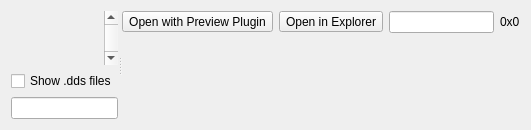
     <widget class="QWidget" name="tabImages">
      <attribute name="title">
       <string>Images</string>
      </attribute>
      <layout class="QVBoxLayout" name="verticalLayout_19">
       <item>
        <widget class="QSplitter" name="tabImagesSplitter">
         <property name="orientation">
          <enum>Qt::Horizontal</enum>
         </property>
         <property name="childrenCollapsible">
          <bool>false</bool>
         </property>
         <widget class="QWidget" name="widget_8" native="true">
          <layout class="QVBoxLayout" name="verticalLayout_2" stretch="1,0,0">
           <property name="spacing">
            <number>6</number>
           </property>
           <property name="leftMargin">
            <number>0</number>
           </property>
           <property name="topMargin">
            <number>0</number>
           </property>
           <property name="rightMargin">
            <number>0</number>
           </property>
           <property name="bottomMargin">
            <number>0</number>
           </property>
           <item>
            <widget class="QWidget" name="imagesScroller" native="true">
             <layout class="QHBoxLayout" name="horizontalLayout_4">
              <property name="spacing">
               <number>0</number>
              </property>
              <property name="leftMargin">
               <number>0</number>
              </property>
              <property name="topMargin">
               <number>0</number>
              </property>
              <property name="rightMargin">
               <number>0</number>
              </property>
              <property name="bottomMargin">
               <number>0</number>
              </property>
              <item>
               <widget class="QWidget" name="imagesThumbnails" native="true">
                <property name="focusPolicy">
                 <enum>Qt::StrongFocus</enum>
                </property>
               </widget>
              </item>
              <item>
               <widget class="QScrollBar" name="imagesScrollerVBar">
                <property name="orientation">
                 <enum>Qt::Vertical</enum>
                </property>
               </widget>
              </item>
             </layout>
            </widget>
           </item>
           <item>
            <widget class="QCheckBox" name="imagesShowDDS">
             <property name="text">
              <string>Show .dds files</string>
             </property>
            </widget>
           </item>
           <item>
            <widget class="QLineEdit" name="imagesFilter"/>
           </item>
          </layout>
         </widget>
         <widget class="QWidget" name="imagesContainer" native="true">
          <layout class="QVBoxLayout" name="verticalLayout_18" stretch="0,1">
           <property name="spacing">
            <number>3</number>
           </property>
           <property name="leftMargin">
            <number>0</number>
           </property>
           <property name="topMargin">
            <number>0</number>
           </property>
           <property name="rightMargin">
            <number>0</number>
           </property>
           <property name="bottomMargin">
            <number>0</number>
           </property>
           <item>
            <widget class="QWidget" name="widget_12" native="true">
             <layout class="QHBoxLayout" name="horizontalLayout_3">
              <property name="leftMargin">
               <number>0</number>
              </property>
              <property name="topMargin">
               <number>0</number>
              </property>
              <property name="rightMargin">
               <number>0</number>
              </property>
              <property name="bottomMargin">
               <number>0</number>
              </property>
              <item>
               <widget class="QToolButton" name="previewPluginButton">
                <property name="text">
                 <string>Open with Preview Plugin</string>
                </property>
               </widget>
              </item>
              <item>
               <widget class="QToolButton" name="imagesExplore">
                <property name="text">
                 <string>Open in Explorer</string>
                </property>
               </widget>
              </item>
              <item>
               <widget class="QLineEdit" name="imagesPath">
                <property name="readOnly">
                 <bool>true</bool>
                </property>
               </widget>
              </item>
              <item>
               <widget class="QLabel" name="imagesSize">
                <property name="text">
                 <string>0x0</string>
                </property>
               </widget>
              </item>
             </layout>
            </widget>
           </item>
           <item>
            <widget class="QWidget" name="imagesImage" native="true"/>
           </item>
          </layout>
         </widget>
        </widget>
       </item>
      </layout>
     </widget>
